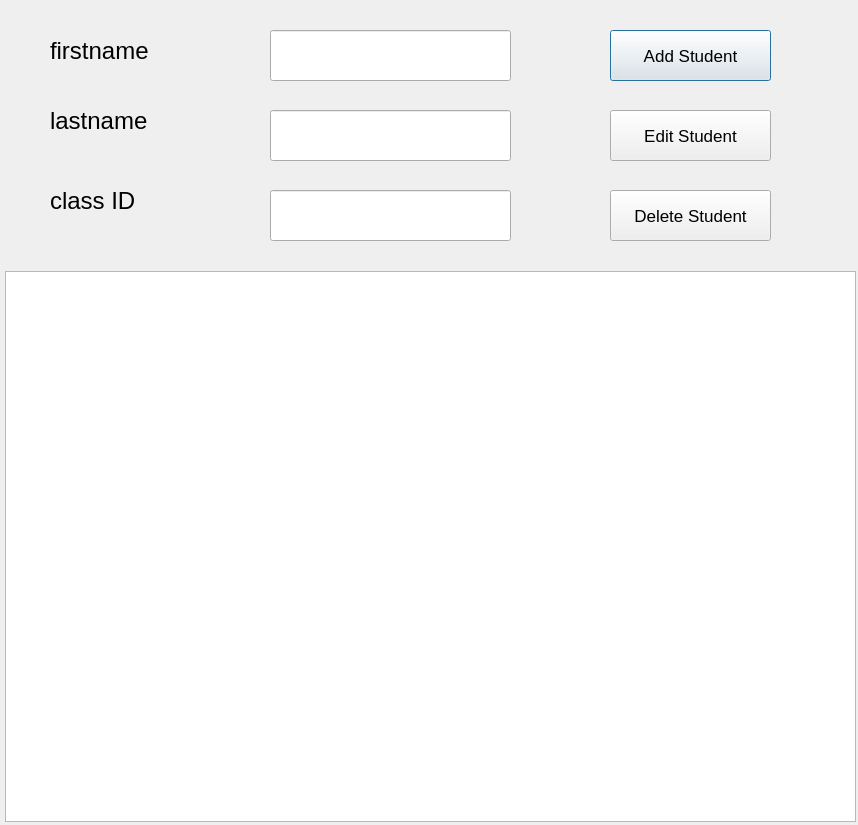
<?xml version="1.0" encoding="UTF-8"?>
<ui version="4.0">
 <class>Dialog</class>
 <widget class="QDialog" name="Dialog">
  <property name="geometry">
   <rect>
    <x>0</x>
    <y>0</y>
    <width>858</width>
    <height>825</height>
   </rect>
  </property>
  <property name="windowTitle">
   <string>Student management</string>
  </property>
  <widget class="QLabel" name="label">
   <property name="geometry">
    <rect>
     <x>50</x>
     <y>20</y>
     <width>151</width>
     <height>61</height>
    </rect>
   </property>
   <property name="font">
    <font>
     <pointsize>18</pointsize>
    </font>
   </property>
   <property name="text">
    <string>firstname</string>
   </property>
  </widget>
  <widget class="QLabel" name="label_2">
   <property name="geometry">
    <rect>
     <x>50</x>
     <y>90</y>
     <width>151</width>
     <height>61</height>
    </rect>
   </property>
   <property name="font">
    <font>
     <pointsize>18</pointsize>
    </font>
   </property>
   <property name="text">
    <string>lastname</string>
   </property>
  </widget>
  <widget class="QLabel" name="label_3">
   <property name="geometry">
    <rect>
     <x>50</x>
     <y>170</y>
     <width>151</width>
     <height>61</height>
    </rect>
   </property>
   <property name="font">
    <font>
     <pointsize>18</pointsize>
    </font>
   </property>
   <property name="text">
    <string>class ID</string>
   </property>
  </widget>
  <widget class="QLineEdit" name="lineEdit_firstname">
   <property name="geometry">
    <rect>
     <x>270</x>
     <y>30</y>
     <width>241</width>
     <height>51</height>
    </rect>
   </property>
  </widget>
  <widget class="QLineEdit" name="lineEdit_lastname">
   <property name="geometry">
    <rect>
     <x>270</x>
     <y>110</y>
     <width>241</width>
     <height>51</height>
    </rect>
   </property>
  </widget>
  <widget class="QLineEdit" name="lineEdit_classid">
   <property name="geometry">
    <rect>
     <x>270</x>
     <y>190</y>
     <width>241</width>
     <height>51</height>
    </rect>
   </property>
  </widget>
  <widget class="QPushButton" name="pushButton_add_student">
   <property name="geometry">
    <rect>
     <x>610</x>
     <y>30</y>
     <width>161</width>
     <height>51</height>
    </rect>
   </property>
   <property name="font">
    <font>
     <pointsize>13</pointsize>
    </font>
   </property>
   <property name="text">
    <string>Add Student</string>
   </property>
  </widget>
  <widget class="QPushButton" name="pushButton_edit_student">
   <property name="geometry">
    <rect>
     <x>610</x>
     <y>110</y>
     <width>161</width>
     <height>51</height>
    </rect>
   </property>
   <property name="font">
    <font>
     <pointsize>13</pointsize>
    </font>
   </property>
   <property name="text">
    <string>Edit Student</string>
   </property>
  </widget>
  <widget class="QPushButton" name="pushButton_delete_student">
   <property name="geometry">
    <rect>
     <x>610</x>
     <y>190</y>
     <width>161</width>
     <height>51</height>
    </rect>
   </property>
   <property name="font">
    <font>
     <pointsize>13</pointsize>
    </font>
   </property>
   <property name="text">
    <string>Delete Student</string>
   </property>
  </widget>
  <widget class="QTableWidget" name="tableWidget_students">
   <property name="geometry">
    <rect>
     <x>5</x>
     <y>271</y>
     <width>851</width>
     <height>551</height>
    </rect>
   </property>
  </widget>
 </widget>
 <resources/>
 <connections/>
</ui>
